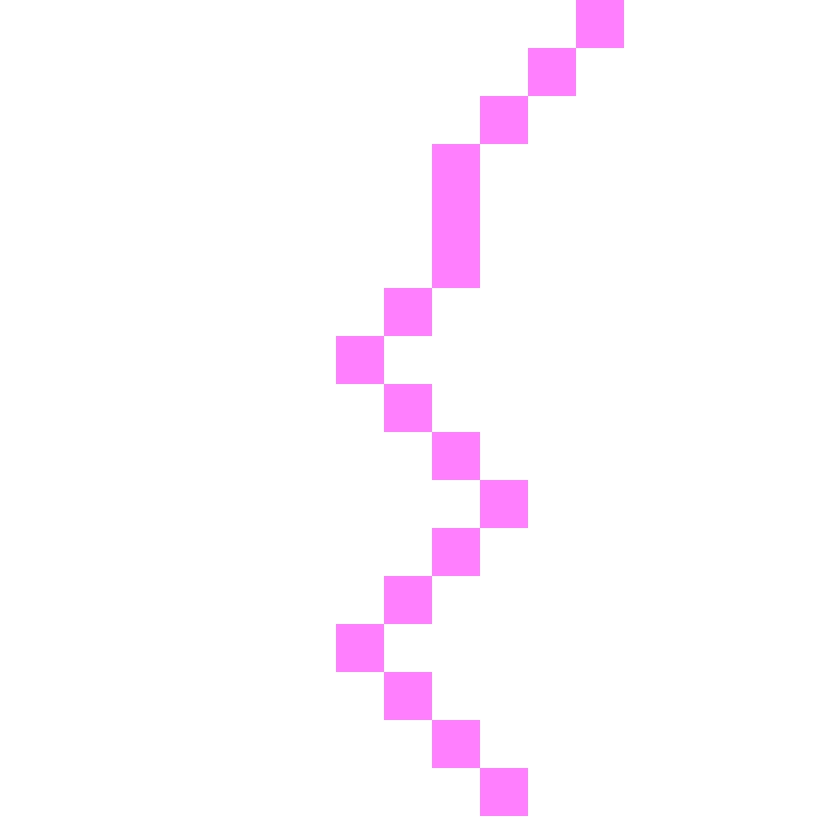
Frame 1 (no input)
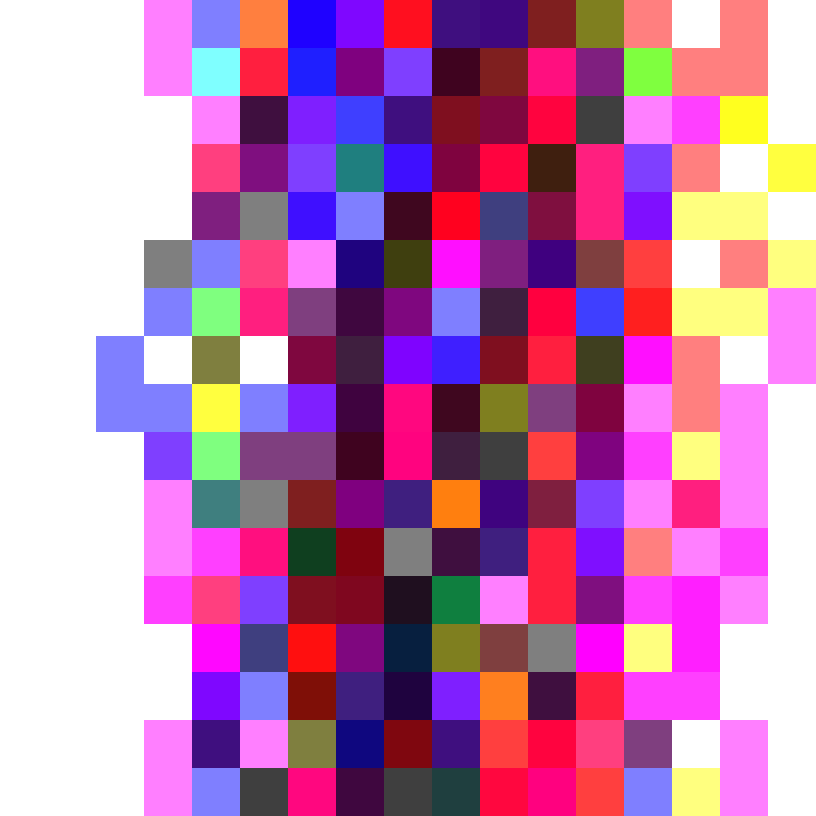
Frame 60 (the mouse pressed at the canvas centre just before this capture)
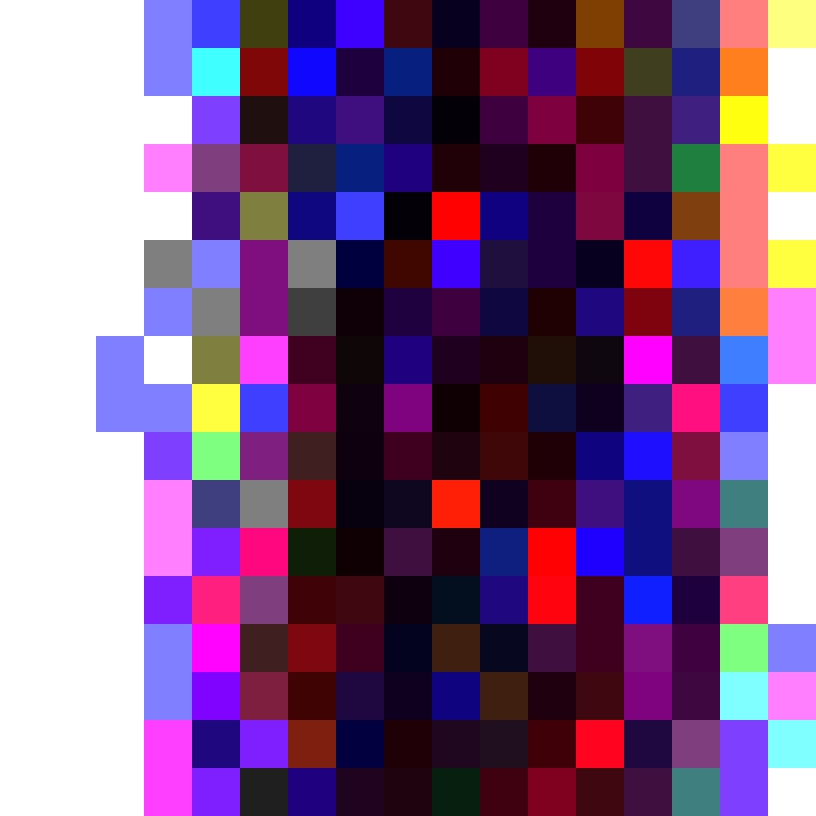
Frame 120 (the mouse held since frame 60 and released just before this capture)

The Processing sketch that drew these frames (run headless with seeded random() and noise(); from frame 60 on, the mouse is pressed at the canvas centre):

// Processing sketch: PerpetualPrinting_SquaresV2
// ── PerpetualPrinting_SquaresV2.pde
// import processing.pdf.*;

// NUMBER OF COLUMNS
int col = 17;

// COLOR LUMINOSITY 0-1
float lum = .5;

int randomPicker, randomColor;
float randomStart, rectSize, start;
float xoff = 0.0;

void setup() {
  colorMode(RGB, 1);
  blendMode(MULTIPLY);

  size(816, 816); //, PDF, "Squares.pdf");

  background(1);
  noStroke();

  // frameRate(5);
  // noLoop();
}

void draw() {
  //if (frameCount < 50) {
  rectSize = width / col;

  // RECT COLOR
  color c = color(lum, 1, 1);
  color m = color(1, lum, 1);
  color j = color(1, 1, lum);

  randomPicker = round(random(2));

  if (randomPicker == 2) {
    randomColor = c;
  } else if (randomPicker == 1) {
    randomColor = m;
  } else {
    randomColor = j;
  }

  fill(randomColor);

  for (int y = 0; y < height; y += rectSize) {
    // RANDOM COLUMN
    randomStart = round(random(col - 1));
    start = rectSize * randomStart;
    
    float _noise           = noise(xoff) * 100;
    float _noiseIndex      = _noise / (100 / (col - 1) );
    
    int _noiseColumnNuber  = round(_noiseIndex);

    rect(round(noise(xoff) * 100 / (100 / col)) * rectSize, y, rectSize, rectSize);
    println("-----");
    println(noise(xoff) * 100);
    println(round(noise(xoff) * 100 / (100 / col - 1)));
    
    println(_noiseColumnNuber);
    
    println("-----");
    xoff += .1;
  }
}

// Get the renderer
// PGraphicsPDF pdf = (PGraphicsPDF) g;

// When finished drawing, quit and save the file
//if (frameCount == 50) {
//  exit();
//} else {
//  pdf.nextPage();  // Tell it to go to the next page
//}
//}
